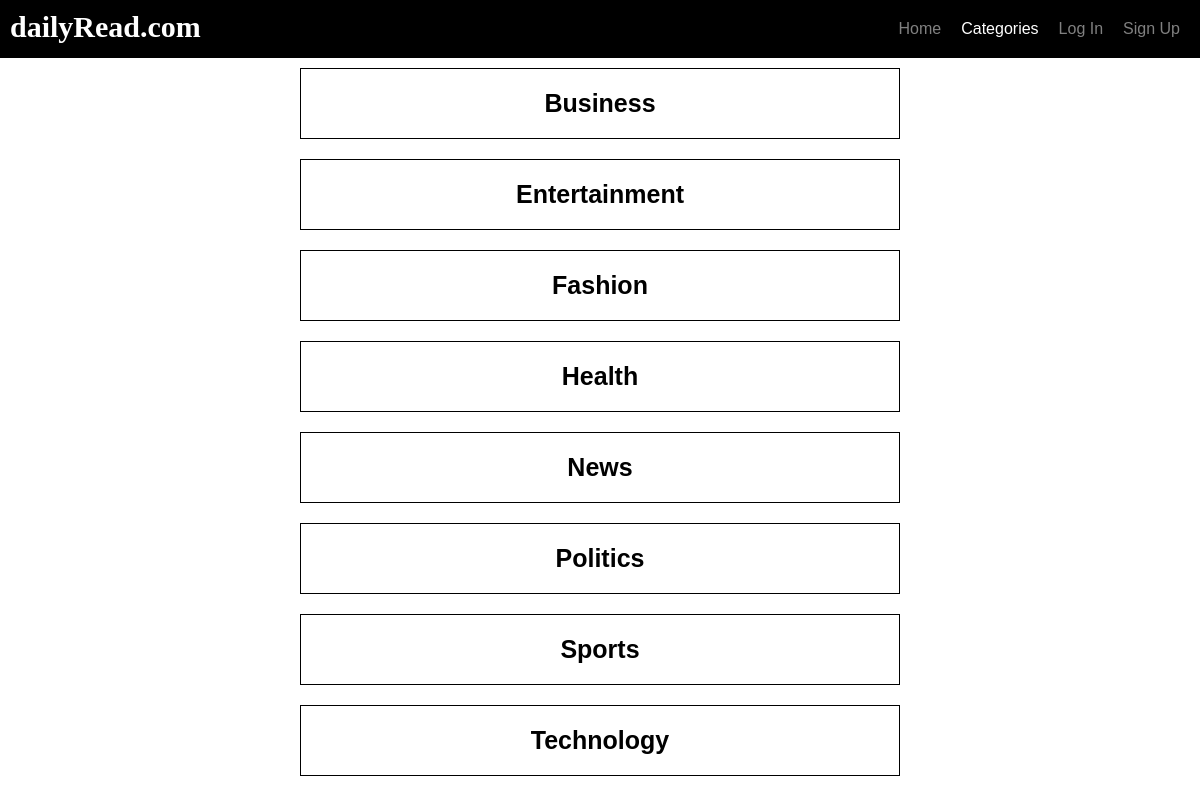
The page /categories on the database its author committed.
### main/models.py (models this page shows, shortened)
class Category(models.Model):
    title = models.CharField(max_length=150)

### main/views.py (the view)
# urls.py: path('categories', views.categoryList, name="categoryList"),
def categoryList(response):
    categories = Category.objects.all().order_by("title")
    catList = {"categories" : categories}
    return render(response, 'categoryList.html', catList)

### templates/categoryList.html (shortened to what this page needs)
{% extends 'base.html' %}
{% block tabCategory %}active-tab{% endblock tabCategory %}
{% block content %}
<div class="category-table">
    {% for category in categories %}
    <div class="category-tile">
        <a href="{% url 'categoryView' category.title %}">{{category.title}}</a>
    </div>
    {% endfor %}
</div>
{% endblock content %}

### static/style.css (style rules this page uses)
* { margin: 0; padding: 0; font-family: Helvetica, Arial, sans-serif; box-sizing: border-box; }
.category-table { display: flex; flex-direction: column; margin: 0 auto; width: 50%; }
.category-tile { padding: 20px 0; margin: 10px 0; border: 1px solid black; text-align: center; }
.category-tile a { text-decoration: none; color: black; font-weight: bold; font-size: 25px; }

### rows shown on the page
Category: title "Business"
Category: title "Entertainment"
Category: title "Fashion"
Category: title "Health"
Category: title "News"
Category: title "Politics"
Category: title "Sports"
Category: title "Technology"
